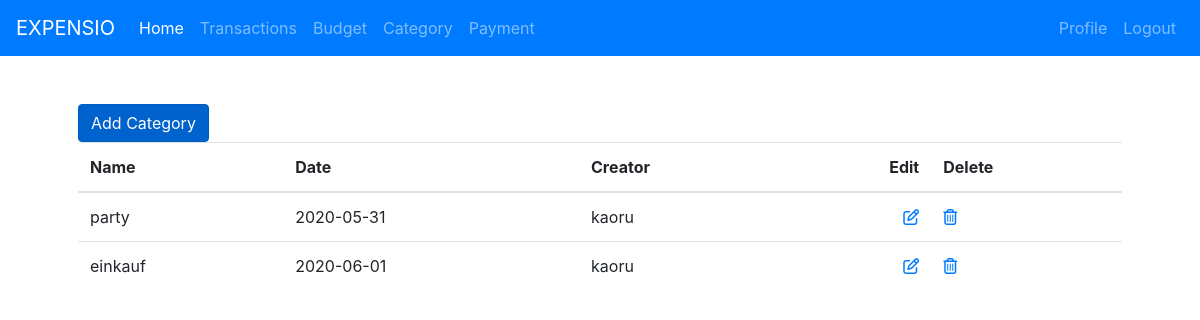
The app's page /category/ (signed in) with its own data.
### category/models.py (models this page shows, shortened)
class Category(models.Model):
    name = models.CharField(max_length=100)
    created_date = models.DateTimeField(auto_now_add=True)
    user = models.ForeignKey("auth.User", on_delete=models.CASCADE)

### category/views.py (the view)
# urls.py: path("", CategoryListView.as_view(), name="categories"),
class CategoryListView(ListView):
    model = Category
    template_name = "category.html"
    def get_queryset(self):
        return Category.objects.filter(user=self.request.user)

### templates/category.html (shortened to what this page needs)
{% extends "base.html" %}
{% block content %}
    <a href="/category/add" class="btn btn-primary active" role="button" aria-pressed="true">Add Category</a>
    <br>
    <table class="table">
        <thead>
            <tr>
                <th scope="col">Name</th>
                <th scope="col">Date</th>
                <th scope="col">Creator</th>
                <th scope="col" class="text-right">Edit</th>
                <th scope="col">Delete</th>
            </tr>
        </thead>
        <tbody>
            {% for category in object_list %}
                <tr>
                    <td>{{ category.name }}</td>
                    <td>{{ category.created_date | date:"Y-m-d" }}</td>
                    <td>{{ category.user }}</td>
                    <td class="text-right">
                        <a href="{{ category.id  }}/edit"><i class="far fa-edit"></i></a>
                    </td>
                    <td>
                        <a href="{{ category.id  }}/delete"> <i class="far fa-trash-alt"></i></a>
                    </td>
                </tr>
            {% endfor %}
        </tbody>
    </table>
{% endblock content %}

### records on screen
Category: name "party", created_date "2020-05-31", user "kaoru"
Category: name "einkauf", created_date "2020-06-01", user "kaoru"
